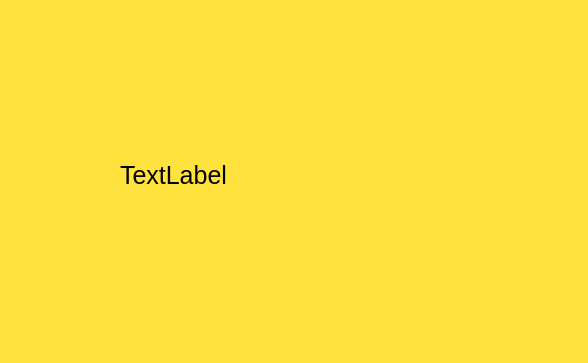
<?xml version="1.0" encoding="UTF-8"?>
<ui version="4.0">
 <class>PolygonsInfo</class>
 <widget class="QDialog" name="PolygonsInfo">
  <property name="geometry">
   <rect>
    <x>0</x>
    <y>0</y>
    <width>588</width>
    <height>363</height>
   </rect>
  </property>
  <property name="windowTitle">
   <string>Введенные точки:</string>
  </property>
  <property name="styleSheet">
   <string notr="true">QWidget{background-color:rgb(255, 226, 62)}</string>
  </property>
  <widget class="QLabel" name="label">
   <property name="geometry">
    <rect>
     <x>120</x>
     <y>50</y>
     <width>351</width>
     <height>251</height>
    </rect>
   </property>
   <property name="styleSheet">
    <string notr="true">QLabel{color:black; font-size:25px;}</string>
   </property>
   <property name="text">
    <string>TextLabel</string>
   </property>
  </widget>
 </widget>
 <resources/>
 <connections/>
</ui>
